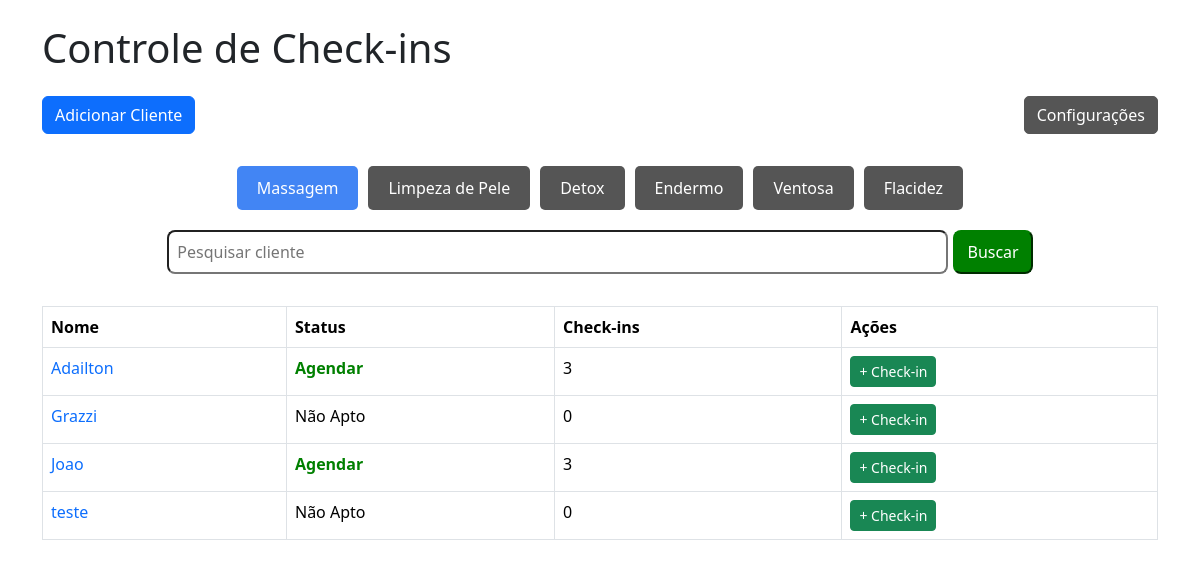
Before: / with the older database file.
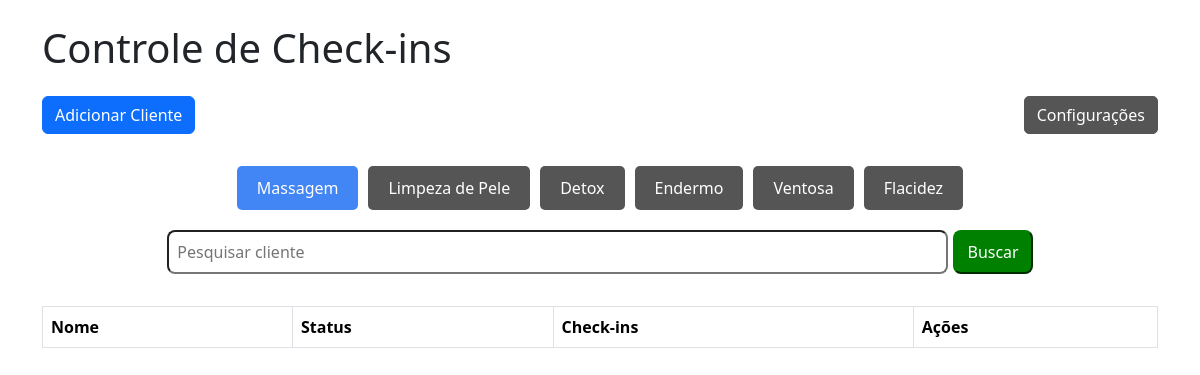
After: the same page with the newer database file.
### tables this page shows
CREATE TABLE cliente_massagem (
        id INTEGER PRIMARY KEY AUTOINCREMENT,
        nome TEXT NOT NULL,
        status BOOLEAN DEFAULT FALSE,
        checkins INTEGER DEFAULT 0
    );

### app/views/massagem.py (the view)
@app.route("/")
def homepage_massagem():
    conn = get_db_connection()
    cliente_massagem = conn.execute('SELECT * FROM cliente_massagem ORDER BY nome ASC').fetchall()
    conn.close()
    return render_template('massagem/massagem.html', cliente_massagem=cliente_massagem)

### app/model/model.py (called while the page is built)
def get_db_connection():
    conn = sqlite3.connect('checkins.db')
    conn.row_factory = sqlite3.Row
    return conn

### app/templates/massagem/massagem.html (shortened to what this page needs)
<!DOCTYPE html>
<html lang="pt-br">
<head>
    <link href="https://cdn.jsdelivr.net/npm/bootstrap@5.3.2/dist/css/bootstrap.min.css" rel="stylesheet">
    <link rel="stylesheet" href="{{url_for('static', filename='css/style.css')}}">
    <link rel="stylesheet" href="{{url_for('static', filename='css/modal.css')}}">
</head>
<body>
    <div class="container">
        <h1 class="mb-4">
            Controle de Check-ins
        </h1>
        <div class="modal-top">
            <button class="btn btn-primary" id="openModal">Adicionar Cliente</button>
            <a class="btn btn-primary button-gerencia" href="/config">Configurações</a>
        </div>
        <div class="nav">
            <a href="/" class="active">Massagem</a>
            <a href="/limpeza">Limpeza de Pele</a>
            <a href="/detox">Detox</a>
            <a href="/endermo">Endermo</a>
            <a href="/ventosa">Ventosa</a>
            <a href="/flacidez">Flacidez</a>
        </div>
        <form action="/busca_massagem" method="POST" class='form-busca'>
            <input class="input-busca" type="text" name="termo" placeholder="Pesquisar cliente" value="{{ termo }}">
            <button class="button-busca" type="submit">Buscar</button>
        </form>
        {% if resultados %}
            <table class="table table-bordered">
            <thead>
                <tr>
                <th>Nome</th>
                <th>Status</th>
                <th>Check-ins</th>
                <th>Ações</th>
                </tr>
            </thead>
            <tbody>
                {% for cliente in resultados %}
                <tr>
                <td><a href="/clientemassagem/{{cliente.id}}">{{ cliente.nome }}</a></td>
                {% if cliente.status %}
                    <td><a class="agendar" href="https://app.tecnofit.com.br/ng/calendar/week" target="_blank">Agendar</a></td>
                {% else %}
                    <td>Não Apto</td>
                {% endif %}
                <td>{{ cliente.checkins }}</td>
                <td>
                    <a href="/checkinmassagem/{{ cliente.id }}" class="btn btn-success btn-sm">+ Check-in</a>
                </td>
                </tr>
                {% endfor %}
            </tbody>
        </table>
        {% else %}
        <table class="table table-bordered">
            <thead>
                <tr>
                <th>Nome</th>
                <th>Status</th>
                <th>Check-ins</th>
                <th>Ações</th>
                </tr>
            </thead>
            <tbody>
                {% for cliente in cliente_massagem %}
                <tr>
                <td><a href="/clientemassagem/{{cliente.id}}">{{ cliente.nome }}</a></td>
                {% if cliente.status %}
                    <td><a class="agendar" href="https://app.tecnofit.com.br/ng/calendar/week" target="_blank">Agendar</a></td>
                {% else %}
                    <td>Não Apto</td>
                {% endif %}
                <td>{{ cliente.checkins }}</td>
                <td>
                    <a href="/checkinmassagem/{{ cliente.id }}" class="btn btn-success btn-sm">+ Check-in</a>
                </td>
                </tr>
                {% endfor %}
            </tbody>
        </table>
        {% endif %}
</body>
</html>

### app/static/css/style.css (style rules this page uses)
body { padding: 24px; }
.nav { margin-bottom: 20px; width: 100%; display: flex; justify-content: center; align-items: center; padding-top: 32px; }
.nav a { display: inline-block; padding: 10px 20px; margin: 0 5px; text-decoration: none; color: white; background: #555; border-radius: 5px; transition: background 0.3s; }
.nav .active { background: #4285f4; }
a { text-decoration: none; }
.modal-top { display: flex; justify-content: space-between; align-items: center; width: 100%; }
.button-gerencia { display: inline-block; text-decoration: none; color: white; background: #555; border-color: #555; border-radius: 5px; transition: background 0.3s; }
.form-busca { width: 100%; margin-bottom: 32px; display: flex; justify-content: center; align-items: center; }
.input-busca { width: 70%; border-radius: 8px; padding: 8px; }
.button-busca { padding: 8px 12px; margin-left: 5px; border-radius: 8px; border-color: green; background-color: green; color: white; }

Changed rows visible on the page:
removed cliente_massagem: nome "Adailton", status "Agendar", checkins "3"
removed cliente_massagem: nome "Grazzi", status "Não Apto", checkins "0"
removed cliente_massagem: nome "Joao", status "Agendar", checkins "3"
removed cliente_massagem: nome "teste", status "Não Apto", checkins "0"
